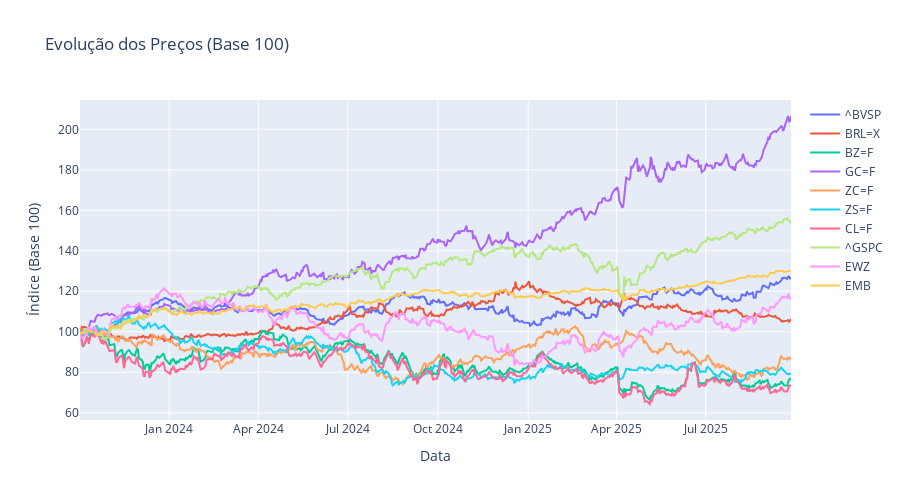

The notebook cell saved with this chart:
### Code cell
# Método 2: Download em lote (mais rápido se funcionar)
def baixar_dados_lote(tickers, inicio, fim):
    """Tenta baixar todos os tickers de uma vez"""
    try:
        print("Tentando download em lote...")
        # Converte lista em string com espaços
        tickers_str = ' '.join(tickers)
        df = yf.download(tickers_str, start=inicio, end=fim, progress=False, group_by='ticker')
        
        # Verifica se tem múltiplas colunas (múltiplos tickers)
        if len(tickers) > 1:
            # Extrai apenas Close de cada ticker
            dados = {}
            for ticker in tickers:
                try:
                    if ticker in df.columns.levels[0]:
                        dados[ticker] = df[ticker]['Close']
                    elif 'Close' in df.columns:
                        # Se só tem um ticker
                        dados[ticker] = df['Close']
                except:
                    pass
            return pd.DataFrame(dados)
        else:
            # Se for só um ticker
            if 'Close' in df.columns:
                return pd.DataFrame({tickers[0]: df['Close']})
    except Exception as e:
        print(f"Erro no download em lote: {e}")
    
    return pd.DataFrame()

# Tenta primeiro em lote, se falhar vai individual
precos = baixar_dados_lote(tickers, data_inicio, data_fim)

if precos.empty or len(precos.columns) < len(tickers)/2:
    print("\nTentando download individual...")
    precos = baixar_dados_individual(tickers, data_inicio, data_fim)

# Se ainda não tem dados suficientes, gera dados sintéticos
if precos.empty or len(precos.columns) < 3:
    print("\n⚠️ Problema com Yahoo Finance. Gerando dados sintéticos para demonstração...")
    
    # Gera dados sintéticos realistas
    np.random.seed(42)
    dates = pd.date_range(start=data_inicio, end=data_fim, freq='B')  # Dias úteis
    n_days = len(dates)
    
    # Parâmetros para cada ação (baseados em valores reais do Ibovespa)
    params = {
        'PETR4.SA': {'start': 35, 'mu': 0.0005, 'sigma': 0.025},
        'VALE3.SA': {'start': 70, 'mu': 0.0003, 'sigma': 0.022},
        'ITUB4.SA': {'start': 28, 'mu': 0.0002, 'sigma': 0.018},
        'BBDC4.SA': {'start': 15, 'mu': 0.0001, 'sigma': 0.020},
        'ABEV3.SA': {'start': 13, 'mu': -0.0001, 'sigma': 0.015},
    }
    
    dados_sint = {}
    for ticker, param in params.items():
        returns = np.random.normal(param['mu'], param['sigma'], n_days)
        price = param['start'] * np.exp(np.cumsum(returns))
        dados_sint[ticker] = price
    
    precos = pd.DataFrame(dados_sint, index=dates)
    print(f"✅ Dados sintéticos gerados para {len(precos.columns)} ações")

# Verifica se temos dados
if precos.empty:
    print("\n⚠️ Nenhum dado foi baixado. Gerando dados sintéticos...")
    
    # Gera dados sintéticos de forma garantida
    np.random.seed(42)
    dates = pd.date_range(start=data_inicio, end=data_fim, freq='B')  # Business days
    n_days = len(dates)
    
    # Cria dados para 5 ações principais
    dados_sint = {}
    tickers_sint = ['PETR4.SA', 'VALE3.SA', 'ITUB4.SA', 'BBDC4.SA', 'ABEV3.SA']
    
    for i, ticker in enumerate(tickers_sint):
        # Parâmetros diferentes para cada ação
        start_price = 20 + i * 10
        drift = 0.0002 * (1 - i * 0.1)  # Drift diferente
        volatility = 0.02 + i * 0.003   # Volatilidade diferente
        
        # Gera retornos e preços
        returns = np.random.normal(drift, volatility, n_days)
        prices = start_price * np.exp(np.cumsum(returns))
        dados_sint[ticker] = prices
    
    precos = pd.DataFrame(dados_sint, index=dates)
    
    # Atualiza lista de tickers
    tickers = tickers_sint

print(f"\n✅ Dados prontos para análise!")
print(f"   • Ações: {precos.shape[1]}")
print(f"   • Dias: {precos.shape[0]}")

if not precos.empty:
    print(f"   • Período: {precos.index[0].strftime('%Y-%m-%d')} a {precos.index[-1].strftime('%Y-%m-%d')}")
    
    # Remove dias sem dados (NaN) se houver
    precos_inicial = len(precos)
    precos = precos.dropna()
    if len(precos) < precos_inicial:
        print(f"   • Dias válidos após limpeza: {len(precos)}")

## 2.1 Visualização dos Preços

# Verifica se temos dados antes de normalizar
if not precos.empty and len(precos) > 0:
    # Normaliza para base 100
    precos_norm = precos / precos.iloc[0] * 100
else:
    print("❌ Erro: DataFrame vazio. Pulando visualização.")
    precos_norm = pd.DataFrame()

# Cria gráfico interativo
fig = go.Figure()
for col in precos_norm.columns:
    fig.add_trace(go.Scatter(
        x=precos_norm.index,
        y=precos_norm[col],
        mode='lines',
        name=col
    ))

fig.update_layout(
    title='Evolução dos Preços (Base 100)',
    xaxis_title='Data',
    yaxis_title='Índice (Base 100)',
    hovermode='x unified',
    height=500
)
fig.show()

### Gráfico estático também
"""
plt.figure(figsize=(12, 6))
for col in precos_norm.columns:
    plt.plot(precos_norm.index, precos_norm[col], label=col, alpha=0.8)
plt.title('Evolução dos Preços (Base 100)', fontsize=14, fontweight='bold')
plt.xlabel('Data')
plt.ylabel('Índice')
plt.legend(bbox_to_anchor=(1.05, 1), loc='upper left')
plt.grid(True, alpha=0.3)
plt.tight_layout()
plt.show()
"""

### Figure 1 — Plotly figure (JSON) as saved in the notebook; plotly's stock layout.template omitted (floating-point values rounded to 4 significant figures; data arrays with more than 128 entries replaced by an {"elided": "..."} marker saying what was removed)
{"data": [{"mode": "lines", "name": "^BVSP", "type": "scatter", "x": {"elided": "483 str values"}, "y": {"elided": "483 float values"}}, {"mode": "lines", "name": "BRL=X", "type": "scatter", "x": {"elided": "483 str values"}, "y": {"elided": "483 float values"}}, {"mode": "lines", "name": "BZ=F", "type": "scatter", "x": {"elided": "483 str values"}, "y": {"elided": "483 float values"}}, {"mode": "lines", "name": "GC=F", "type": "scatter", "x": {"elided": "483 str values"}, "y": {"elided": "483 float values"}}, {"mode": "lines", "name": "ZC=F", "type": "scatter", "x": {"elided": "483 str values"}, "y": {"elided": "483 float values"}}, {"mode": "lines", "name": "ZS=F", "type": "scatter", "x": {"elided": "483 str values"}, "y": {"elided": "483 float values"}}, {"mode": "lines", "name": "CL=F", "type": "scatter", "x": {"elided": "483 str values"}, "y": {"elided": "483 float values"}}, {"mode": "lines", "name": "^GSPC", "type": "scatter", "x": {"elided": "483 str values"}, "y": {"elided": "483 float values"}}, {"mode": "lines", "name": "EWZ", "type": "scatter", "x": {"elided": "483 str values"}, "y": {"elided": "483 float values"}}, {"mode": "lines", "name": "EMB", "type": "scatter", "x": {"elided": "483 str values"}, "y": {"elided": "483 float values"}}], "layout": {"height": 500, "hovermode": "x unified", "title": {"text": "Evolução dos Preços (Base 100)"}, "xaxis": {"title": {"text": "Data"}}, "yaxis": {"title": {"text": "Índice (Base 100)"}}}}
